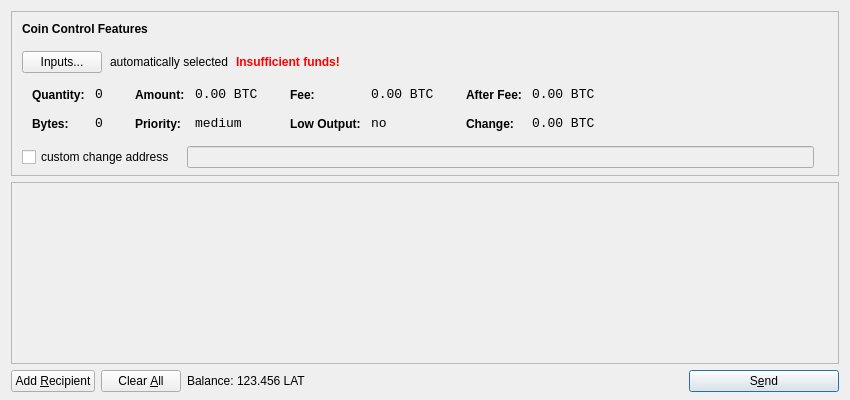
<?xml version="1.0" encoding="UTF-8"?>
<ui version="4.0">
 <class>SendCoinsDialog</class>
 <widget class="QDialog" name="SendCoinsDialog">
  <property name="geometry">
   <rect>
    <x>0</x>
    <y>0</y>
    <width>850</width>
    <height>400</height>
   </rect>
  </property>
  <property name="windowTitle">
   <string>Send Coins</string>
  </property>
  <layout class="QVBoxLayout" name="verticalLayout" stretch="0,1,0">
   <property name="bottomMargin">
    <number>8</number>
   </property>
   <item>
    <widget class="QFrame" name="frameCoinControl">
     <property name="sizePolicy">
      <sizepolicy hsizetype="Expanding" vsizetype="Expanding">
       <horstretch>0</horstretch>
       <verstretch>0</verstretch>
      </sizepolicy>
     </property>
     <property name="maximumSize">
      <size>
       <width>16777215</width>
       <height>16777215</height>
      </size>
     </property>
     <property name="frameShape">
      <enum>QFrame::StyledPanel</enum>
     </property>
     <property name="frameShadow">
      <enum>QFrame::Sunken</enum>
     </property>
     <layout class="QVBoxLayout" name="verticalLayoutCoinControl2">
      <property name="spacing">
       <number>-1</number>
      </property>
      <property name="leftMargin">
       <number>0</number>
      </property>
      <property name="topMargin">
       <number>0</number>
      </property>
      <property name="rightMargin">
       <number>0</number>
      </property>
      <property name="bottomMargin">
       <number>6</number>
      </property>
      <item>
       <layout class="QVBoxLayout" name="verticalLayoutCoinControl" stretch="0,0,0,0,1">
        <property name="spacing">
         <number>0</number>
        </property>
        <property name="leftMargin">
         <number>10</number>
        </property>
        <property name="topMargin">
         <number>10</number>
        </property>
        <item>
         <layout class="QHBoxLayout" name="horizontalLayoutCoinControl1">
          <property name="bottomMargin">
           <number>15</number>
          </property>
          <item>
           <widget class="QLabel" name="labelCoinControlFeatures">
            <property name="sizePolicy">
             <sizepolicy hsizetype="Preferred" vsizetype="Maximum">
              <horstretch>0</horstretch>
              <verstretch>0</verstretch>
             </sizepolicy>
            </property>
            <property name="font">
             <font>
              <weight>75</weight>
              <bold>true</bold>
             </font>
            </property>
            <property name="styleSheet">
             <string notr="true">font-weight:bold;</string>
            </property>
            <property name="text">
             <string>Coin Control Features</string>
            </property>
           </widget>
          </item>
         </layout>
        </item>
        <item>
         <layout class="QHBoxLayout" name="horizontalLayoutCoinControl2" stretch="0,0,0,0">
          <property name="spacing">
           <number>8</number>
          </property>
          <property name="bottomMargin">
           <number>10</number>
          </property>
          <item>
           <widget class="QPushButton" name="pushButtonCoinControl">
            <property name="styleSheet">
             <string notr="true"/>
            </property>
            <property name="text">
             <string>Inputs...</string>
            </property>
           </widget>
          </item>
          <item>
           <widget class="QLabel" name="labelCoinControlAutomaticallySelected">
            <property name="text">
             <string>automatically selected</string>
            </property>
            <property name="margin">
             <number>5</number>
            </property>
           </widget>
          </item>
          <item>
           <widget class="QLabel" name="labelCoinControlInsuffFunds">
            <property name="font">
             <font>
              <weight>75</weight>
              <bold>true</bold>
             </font>
            </property>
            <property name="styleSheet">
             <string notr="true">color:red;font-weight:bold;</string>
            </property>
            <property name="text">
             <string>Insufficient funds!</string>
            </property>
            <property name="margin">
             <number>5</number>
            </property>
           </widget>
          </item>
          <item>
           <spacer name="horizontalSpacerCoinControl">
            <property name="orientation">
             <enum>Qt::Horizontal</enum>
            </property>
            <property name="sizeHint" stdset="0">
             <size>
              <width>40</width>
              <height>1</height>
             </size>
            </property>
           </spacer>
          </item>
         </layout>
        </item>
        <item>
         <widget class="QWidget" name="widgetCoinControl" native="true">
          <property name="sizePolicy">
           <sizepolicy hsizetype="Preferred" vsizetype="Preferred">
            <horstretch>0</horstretch>
            <verstretch>0</verstretch>
           </sizepolicy>
          </property>
          <property name="minimumSize">
           <size>
            <width>0</width>
            <height>0</height>
           </size>
          </property>
          <property name="styleSheet">
           <string notr="true"/>
          </property>
          <layout class="QHBoxLayout" name="horizontalLayoutCoinControl5">
           <property name="margin">
            <number>0</number>
           </property>
           <item>
            <layout class="QHBoxLayout" name="horizontalLayoutCoinControl3" stretch="0,0,0,1">
             <property name="spacing">
              <number>20</number>
             </property>
             <property name="topMargin">
              <number>0</number>
             </property>
             <property name="bottomMargin">
              <number>10</number>
             </property>
             <item>
              <layout class="QFormLayout" name="formLayoutCoinControl1">
               <property name="horizontalSpacing">
                <number>10</number>
               </property>
               <property name="verticalSpacing">
                <number>14</number>
               </property>
               <property name="leftMargin">
                <number>10</number>
               </property>
               <property name="topMargin">
                <number>4</number>
               </property>
               <property name="rightMargin">
                <number>6</number>
               </property>
               <item row="0" column="0">
                <widget class="QLabel" name="labelCoinControlQuantityText">
                 <property name="styleSheet">
                  <string notr="true">font-weight:bold;</string>
                 </property>
                 <property name="text">
                  <string>Quantity:</string>
                 </property>
                 <property name="margin">
                  <number>0</number>
                 </property>
                </widget>
               </item>
               <item row="0" column="1">
                <widget class="QLabel" name="labelCoinControlQuantity">
                 <property name="font">
                  <font>
                   <family>Monospace</family>
                   <pointsize>10</pointsize>
                  </font>
                 </property>
                 <property name="cursor">
                  <cursorShape>IBeamCursor</cursorShape>
                 </property>
                 <property name="contextMenuPolicy">
                  <enum>Qt::ActionsContextMenu</enum>
                 </property>
                 <property name="text">
                  <string notr="true">0</string>
                 </property>
                 <property name="margin">
                  <number>0</number>
                 </property>
                 <property name="textInteractionFlags">
                  <set>Qt::LinksAccessibleByMouse|Qt::TextSelectableByKeyboard|Qt::TextSelectableByMouse</set>
                 </property>
                </widget>
               </item>
               <item row="1" column="0">
                <widget class="QLabel" name="labelCoinControlBytesText">
                 <property name="styleSheet">
                  <string notr="true">font-weight:bold;</string>
                 </property>
                 <property name="text">
                  <string>Bytes:</string>
                 </property>
                </widget>
               </item>
               <item row="1" column="1">
                <widget class="QLabel" name="labelCoinControlBytes">
                 <property name="font">
                  <font>
                   <family>Monospace</family>
                   <pointsize>10</pointsize>
                  </font>
                 </property>
                 <property name="cursor">
                  <cursorShape>IBeamCursor</cursorShape>
                 </property>
                 <property name="contextMenuPolicy">
                  <enum>Qt::ActionsContextMenu</enum>
                 </property>
                 <property name="text">
                  <string notr="true">0</string>
                 </property>
                 <property name="textInteractionFlags">
                  <set>Qt::LinksAccessibleByMouse|Qt::TextSelectableByKeyboard|Qt::TextSelectableByMouse</set>
                 </property>
                </widget>
               </item>
              </layout>
             </item>
             <item>
              <layout class="QFormLayout" name="formLayoutCoinControl2">
               <property name="horizontalSpacing">
                <number>10</number>
               </property>
               <property name="verticalSpacing">
                <number>14</number>
               </property>
               <property name="leftMargin">
                <number>6</number>
               </property>
               <property name="topMargin">
                <number>4</number>
               </property>
               <property name="rightMargin">
                <number>6</number>
               </property>
               <item row="0" column="0">
                <widget class="QLabel" name="labelCoinControlAmountText">
                 <property name="styleSheet">
                  <string notr="true">font-weight:bold;</string>
                 </property>
                 <property name="text">
                  <string>Amount:</string>
                 </property>
                 <property name="margin">
                  <number>0</number>
                 </property>
                </widget>
               </item>
               <item row="0" column="1">
                <widget class="QLabel" name="labelCoinControlAmount">
                 <property name="font">
                  <font>
                   <family>Monospace</family>
                   <pointsize>10</pointsize>
                  </font>
                 </property>
                 <property name="cursor">
                  <cursorShape>IBeamCursor</cursorShape>
                 </property>
                 <property name="contextMenuPolicy">
                  <enum>Qt::ActionsContextMenu</enum>
                 </property>
                 <property name="text">
                  <string notr="true">0.00 BTC</string>
                 </property>
                 <property name="textInteractionFlags">
                  <set>Qt::LinksAccessibleByMouse|Qt::TextSelectableByKeyboard|Qt::TextSelectableByMouse</set>
                 </property>
                </widget>
               </item>
               <item row="1" column="0">
                <widget class="QLabel" name="labelCoinControlPriorityText">
                 <property name="styleSheet">
                  <string notr="true">font-weight:bold;</string>
                 </property>
                 <property name="text">
                  <string>Priority:</string>
                 </property>
                </widget>
               </item>
               <item row="1" column="1">
                <widget class="QLabel" name="labelCoinControlPriority">
                 <property name="font">
                  <font>
                   <family>Monospace</family>
                   <pointsize>10</pointsize>
                  </font>
                 </property>
                 <property name="cursor">
                  <cursorShape>IBeamCursor</cursorShape>
                 </property>
                 <property name="contextMenuPolicy">
                  <enum>Qt::ActionsContextMenu</enum>
                 </property>
                 <property name="text">
                  <string>medium</string>
                 </property>
                 <property name="textInteractionFlags">
                  <set>Qt::LinksAccessibleByMouse|Qt::TextSelectableByKeyboard|Qt::TextSelectableByMouse</set>
                 </property>
                </widget>
               </item>
              </layout>
             </item>
             <item>
              <layout class="QFormLayout" name="formLayoutCoinControl3">
               <property name="horizontalSpacing">
                <number>10</number>
               </property>
               <property name="verticalSpacing">
                <number>14</number>
               </property>
               <property name="leftMargin">
                <number>6</number>
               </property>
               <property name="topMargin">
                <number>4</number>
               </property>
               <property name="rightMargin">
                <number>6</number>
               </property>
               <item row="0" column="0">
                <widget class="QLabel" name="labelCoinControlFeeText">
                 <property name="styleSheet">
                  <string notr="true">font-weight:bold;</string>
                 </property>
                 <property name="text">
                  <string>Fee:</string>
                 </property>
                 <property name="margin">
                  <number>0</number>
                 </property>
                </widget>
               </item>
               <item row="0" column="1">
                <widget class="QLabel" name="labelCoinControlFee">
                 <property name="font">
                  <font>
                   <family>Monospace</family>
                   <pointsize>10</pointsize>
                  </font>
                 </property>
                 <property name="cursor">
                  <cursorShape>IBeamCursor</cursorShape>
                 </property>
                 <property name="contextMenuPolicy">
                  <enum>Qt::ActionsContextMenu</enum>
                 </property>
                 <property name="text">
                  <string notr="true">0.00 BTC</string>
                 </property>
                 <property name="textInteractionFlags">
                  <set>Qt::LinksAccessibleByMouse|Qt::TextSelectableByKeyboard|Qt::TextSelectableByMouse</set>
                 </property>
                </widget>
               </item>
               <item row="1" column="0">
                <widget class="QLabel" name="labelCoinControlLowOutputText">
                 <property name="styleSheet">
                  <string notr="true">font-weight:bold;</string>
                 </property>
                 <property name="text">
                  <string>Low Output:</string>
                 </property>
                </widget>
               </item>
               <item row="1" column="1">
                <widget class="QLabel" name="labelCoinControlLowOutput">
                 <property name="font">
                  <font>
                   <family>Monospace</family>
                   <pointsize>10</pointsize>
                  </font>
                 </property>
                 <property name="cursor">
                  <cursorShape>IBeamCursor</cursorShape>
                 </property>
                 <property name="contextMenuPolicy">
                  <enum>Qt::ActionsContextMenu</enum>
                 </property>
                 <property name="text">
                  <string>no</string>
                 </property>
                 <property name="textInteractionFlags">
                  <set>Qt::LinksAccessibleByMouse|Qt::TextSelectableByKeyboard|Qt::TextSelectableByMouse</set>
                 </property>
                </widget>
               </item>
              </layout>
             </item>
             <item>
              <layout class="QFormLayout" name="formLayoutCoinControl4">
               <property name="horizontalSpacing">
                <number>10</number>
               </property>
               <property name="verticalSpacing">
                <number>14</number>
               </property>
               <property name="leftMargin">
                <number>6</number>
               </property>
               <property name="topMargin">
                <number>4</number>
               </property>
               <property name="rightMargin">
                <number>6</number>
               </property>
               <item row="0" column="0">
                <widget class="QLabel" name="labelCoinControlAfterFeeText">
                 <property name="styleSheet">
                  <string notr="true">font-weight:bold;</string>
                 </property>
                 <property name="text">
                  <string>After Fee:</string>
                 </property>
                 <property name="margin">
                  <number>0</number>
                 </property>
                </widget>
               </item>
               <item row="0" column="1">
                <widget class="QLabel" name="labelCoinControlAfterFee">
                 <property name="font">
                  <font>
                   <family>Monospace</family>
                   <pointsize>10</pointsize>
                  </font>
                 </property>
                 <property name="cursor">
                  <cursorShape>IBeamCursor</cursorShape>
                 </property>
                 <property name="contextMenuPolicy">
                  <enum>Qt::ActionsContextMenu</enum>
                 </property>
                 <property name="text">
                  <string notr="true">0.00 BTC</string>
                 </property>
                 <property name="textInteractionFlags">
                  <set>Qt::LinksAccessibleByMouse|Qt::TextSelectableByKeyboard|Qt::TextSelectableByMouse</set>
                 </property>
                </widget>
               </item>
               <item row="1" column="0">
                <widget class="QLabel" name="labelCoinControlChangeText">
                 <property name="styleSheet">
                  <string notr="true">font-weight:bold;</string>
                 </property>
                 <property name="text">
                  <string>Change:</string>
                 </property>
                </widget>
               </item>
               <item row="1" column="1">
                <widget class="QLabel" name="labelCoinControlChange">
                 <property name="font">
                  <font>
                   <family>Monospace</family>
                   <pointsize>10</pointsize>
                  </font>
                 </property>
                 <property name="cursor">
                  <cursorShape>IBeamCursor</cursorShape>
                 </property>
                 <property name="contextMenuPolicy">
                  <enum>Qt::ActionsContextMenu</enum>
                 </property>
                 <property name="text">
                  <string notr="true">0.00 BTC</string>
                 </property>
                 <property name="textInteractionFlags">
                  <set>Qt::LinksAccessibleByMouse|Qt::TextSelectableByKeyboard|Qt::TextSelectableByMouse</set>
                 </property>
                </widget>
               </item>
              </layout>
             </item>
            </layout>
           </item>
          </layout>
         </widget>
        </item>
        <item>
         <layout class="QHBoxLayout" name="horizontalLayoutCoinControl4" stretch="0,0,0">
          <property name="spacing">
           <number>12</number>
          </property>
          <property name="sizeConstraint">
           <enum>QLayout::SetDefaultConstraint</enum>
          </property>
          <property name="topMargin">
           <number>5</number>
          </property>
          <property name="rightMargin">
           <number>5</number>
          </property>
          <item>
           <widget class="QCheckBox" name="checkBoxCoinControlChange">
            <property name="text">
             <string>custom change address</string>
            </property>
           </widget>
          </item>
          <item>
           <widget class="QLineEdit" name="lineEditCoinControlChange">
            <property name="enabled">
             <bool>false</bool>
            </property>
            <property name="sizePolicy">
             <sizepolicy hsizetype="Expanding" vsizetype="Fixed">
              <horstretch>0</horstretch>
              <verstretch>0</verstretch>
             </sizepolicy>
            </property>
           </widget>
          </item>
          <item>
           <widget class="QLabel" name="labelCoinControlChangeLabel">
            <property name="sizePolicy">
             <sizepolicy hsizetype="Preferred" vsizetype="Expanding">
              <horstretch>0</horstretch>
              <verstretch>0</verstretch>
             </sizepolicy>
            </property>
            <property name="minimumSize">
             <size>
              <width>0</width>
              <height>0</height>
             </size>
            </property>
            <property name="text">
             <string/>
            </property>
            <property name="margin">
             <number>3</number>
            </property>
           </widget>
          </item>
         </layout>
        </item>
        <item>
         <spacer name="verticalSpacerCoinControl">
          <property name="orientation">
           <enum>Qt::Vertical</enum>
          </property>
          <property name="sizeHint" stdset="0">
           <size>
            <width>800</width>
            <height>1</height>
           </size>
          </property>
         </spacer>
        </item>
       </layout>
      </item>
     </layout>
    </widget>
   </item>
   <item>
    <widget class="QScrollArea" name="scrollArea">
     <property name="widgetResizable">
      <bool>true</bool>
     </property>
     <widget class="QWidget" name="scrollAreaWidgetContents">
      <property name="geometry">
       <rect>
        <x>0</x>
        <y>0</y>
        <width>830</width>
        <height>165</height>
       </rect>
      </property>
      <layout class="QVBoxLayout" name="verticalLayout_2">
       <property name="margin">
        <number>0</number>
       </property>
       <item>
        <layout class="QVBoxLayout" name="entries">
         <property name="spacing">
          <number>6</number>
         </property>
        </layout>
       </item>
       <item>
        <spacer name="verticalSpacer">
         <property name="orientation">
          <enum>Qt::Vertical</enum>
         </property>
         <property name="sizeHint" stdset="0">
          <size>
           <width>20</width>
           <height>40</height>
          </size>
         </property>
        </spacer>
       </item>
      </layout>
     </widget>
    </widget>
   </item>
   <item>
    <layout class="QHBoxLayout" name="horizontalLayout">
     <item>
      <widget class="QPushButton" name="addButton">
       <property name="toolTip">
        <string>Send to multiple recipients at once</string>
       </property>
       <property name="text">
        <string>Add &amp;Recipient</string>
       </property>
       <property name="icon">
        <iconset resource="../bitcoin.qrc">
         <normaloff>:/icons/add</normaloff>:/icons/add</iconset>
       </property>
       <property name="autoDefault">
        <bool>false</bool>
       </property>
      </widget>
     </item>
     <item>
      <widget class="QPushButton" name="clearButton">
       <property name="sizePolicy">
        <sizepolicy hsizetype="Minimum" vsizetype="Fixed">
         <horstretch>0</horstretch>
         <verstretch>0</verstretch>
        </sizepolicy>
       </property>
       <property name="toolTip">
        <string>Remove all transaction fields</string>
       </property>
       <property name="text">
        <string>Clear &amp;All</string>
       </property>
       <property name="icon">
        <iconset resource="../bitcoin.qrc">
         <normaloff>:/icons/remove</normaloff>:/icons/remove</iconset>
       </property>
       <property name="autoRepeatDelay">
        <number>300</number>
       </property>
       <property name="autoDefault">
        <bool>false</bool>
       </property>
      </widget>
     </item>
     <item>
      <layout class="QHBoxLayout" name="horizontalLayout_2">
       <property name="spacing">
        <number>3</number>
       </property>
       <item>
        <widget class="QLabel" name="label">
         <property name="text">
          <string>Balance:</string>
         </property>
        </widget>
       </item>
       <item>
        <widget class="QLabel" name="labelBalance">
         <property name="cursor">
          <cursorShape>IBeamCursor</cursorShape>
         </property>
         <property name="text">
          <string>123.456 LAT</string>
         </property>
         <property name="textInteractionFlags">
          <set>Qt::LinksAccessibleByMouse|Qt::TextSelectableByKeyboard|Qt::TextSelectableByMouse</set>
         </property>
        </widget>
       </item>
      </layout>
     </item>
     <item>
      <spacer name="horizontalSpacer">
       <property name="orientation">
        <enum>Qt::Horizontal</enum>
       </property>
       <property name="sizeHint" stdset="0">
        <size>
         <width>40</width>
         <height>20</height>
        </size>
       </property>
      </spacer>
     </item>
     <item>
      <widget class="QPushButton" name="sendButton">
       <property name="minimumSize">
        <size>
         <width>150</width>
         <height>0</height>
        </size>
       </property>
       <property name="toolTip">
        <string>Confirm the send action</string>
       </property>
       <property name="text">
        <string>S&amp;end</string>
       </property>
       <property name="icon">
        <iconset resource="../bitcoin.qrc">
         <normaloff>:/icons/send</normaloff>:/icons/send</iconset>
       </property>
       <property name="default">
        <bool>true</bool>
       </property>
      </widget>
     </item>
    </layout>
   </item>
  </layout>
 </widget>
 <resources>
  <include location="../bitcoin.qrc"/>
 </resources>
 <connections/>
</ui>
